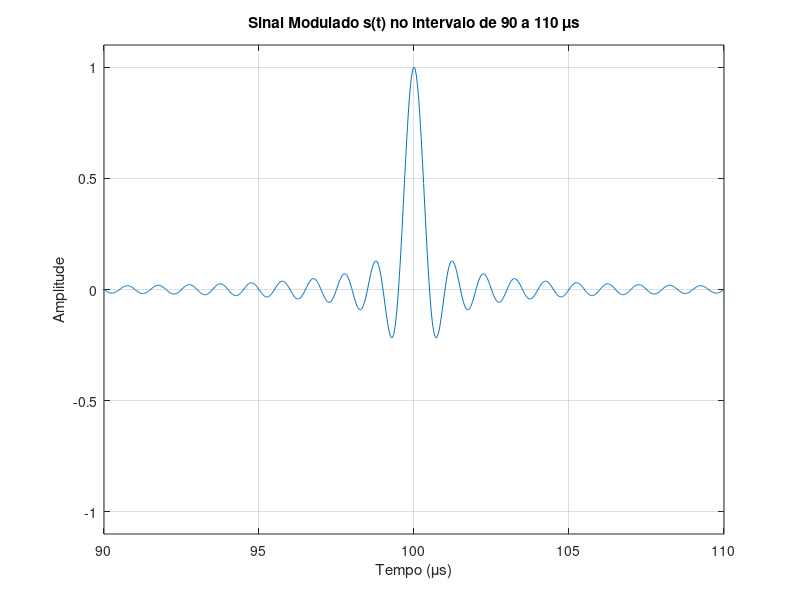

Source code (MATLAB):
% Definindo parâmetros
fc = 0.5e6; 
fsamp = 50e6; 
t_end = 200e-6; 

% Definindo o intervalo de tempo
t = linspace(0, t_end*1e6, round(t_end * fsamp)); 

% Calculando o sinal de mensagem
x = t - 100;
mt = sinc(x);

% Calculando a portadora
ct = cos(2 * pi * fc * t * 1e-6); 

% Modulação do sinal de mensagem
st = mt .* ct;

% Selecionando o intervalo de tempo de 90 a 110 µs
t_plot_start = 90e-6; 
t_plot_end = 110e-6; 

% Encontrando os índices correspondentes ao intervalo de 90 a 110 µs
indices = t >= t_plot_start*1e6 & t <= t_plot_end*1e6;

% Selecionando os valores de tempo e do sinal modulado para plotagem
t_plot = t(indices);
st_plot = st(indices);

% Plotando o sinal modulado 
figure;
plot(t_plot, st_plot);
title('Sinal Modulado s(t) no intervalo de 90 a 110 \mus');
xlabel('Tempo (\mus)');
ylabel('Amplitude');
yticks(-2:0.5:2);
ylim([-1.1, 1.1]);
grid on;
